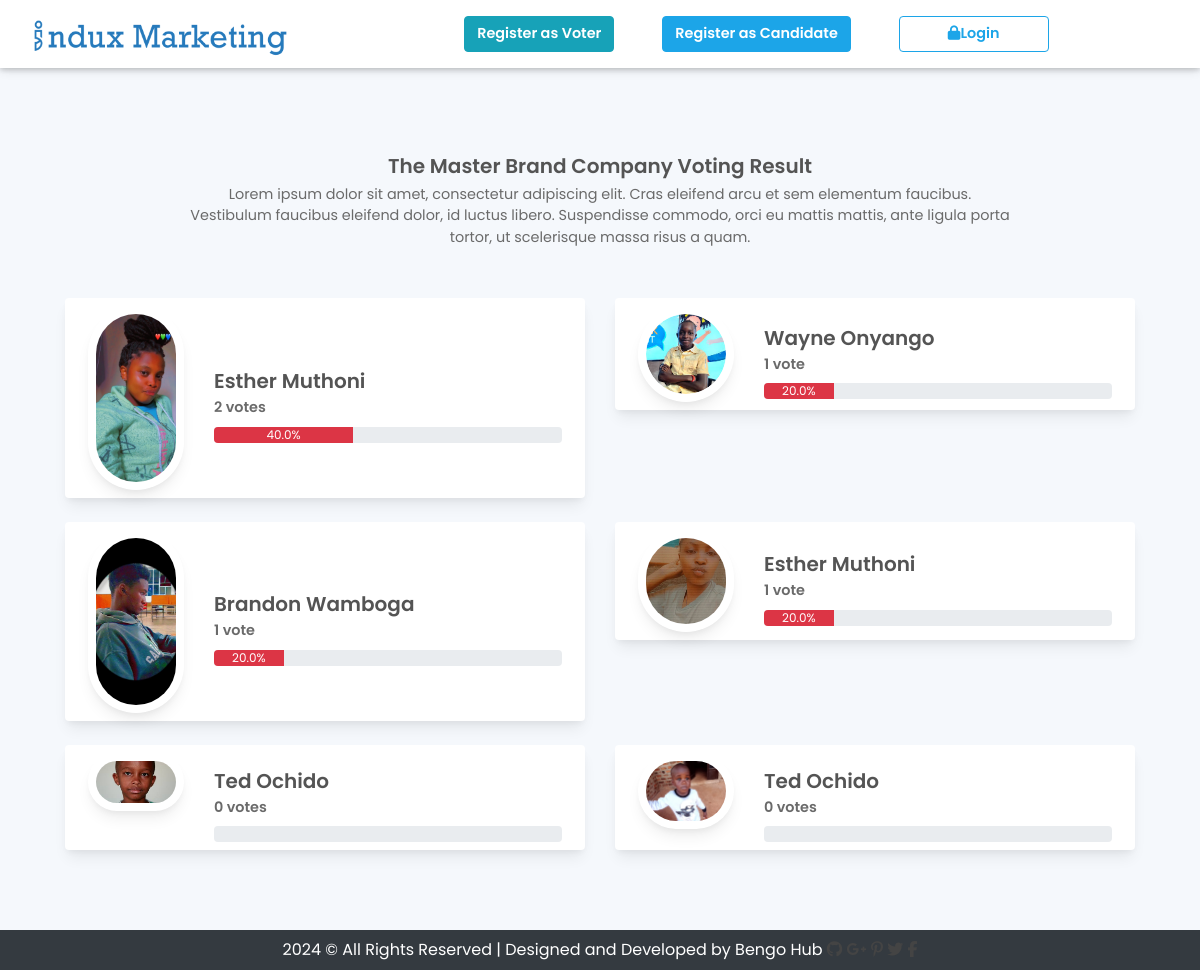
Page /result/ on the committed database.
### Accounts/models.py (models this page shows, shortened)
class Candidate(models.Model):
    user = models.ForeignKey(User, on_delete = models.CASCADE)
    post = models.ForeignKey("Post", on_delete=models.CASCADE, related_name="candidates")
    background_info = models.TextField()
    manifesto = models.TextField()
    photo = models.ImageField(upload_to = "Candidate/photo", null=True, blank=True)
    votes = models.ManyToManyField("Vote", null=True, blank=True)
    def display_photo(self):
        return self.photo.url if self.photo else '/static/assets/images/default.png'

### polls/views.py (the view)
# urls.py: path('result/', result, name='result'),
def result(request):
    candidates = Candidate.objects.all()
    candidates_with_percentage = []
    total_votes = Candidate.objects.aggregate(total_votes=Count('votes'))['total_votes']
    for candidate in candidates:
        candidate_votes = candidate.votes.count()
        percentage_of_votes = round((candidate_votes / total_votes) * 100 ,2)if total_votes > 0 else 0
        candidates_with_percentage.append({
            'candidate': candidate,
            'votes': candidate_votes,
            'percentage_of_votes': percentage_of_votes,
        })
    context = {
        'candidates_with_percentage': candidates_with_percentage,
    }
    return render(request, 'polls/result.html', context=context)

### polls/templates/polls/result.html (shortened to what this page needs)
{% extends 'core/base.html' %}
{% block content %}
    <div class="container py-5 big-padding">
        <div class="row section-title">
            <h2 class="fs-5 text-center">The Master Brand Company Voting Result</h2>
                <p>Lorem ipsum dolor sit amet, consectetur adipiscing elit. Cras eleifend arcu et sem elementum faucibus. Vestibulum faucibus eleifend dolor, id luctus libero. Suspendisse commodo, orci eu mattis mattis, ante ligula porta tortor, ut scelerisque massa risus a quam.</p>
        </div>
        <div class="row mb-5">
        {% for candidate_info in candidates_with_percentage %}
            <div class="col-md-6 mb-4">
                <div class="row shado-md p-2 m-0 rounded shadow-md bg-white">
                    <div class="col-md-3">
                        <img class="rounded-pill shadow-md p-2" src="{{ candidate_info.candidate.display_photo }}" alt="{{ candidate_info.candidate.full_name }}">
                    </div>
                    <div class="col-md-9 align-self-center">
                        <h4 class="mt-3 fs-5 mb-1 fw-bold">{{  candidate_info.candidate.user.first_name }} {{candidate_info.candidate.user.last_name}}</h4>
                        {% if candidate_info.votes == 1 %}
                        <p class="fs-8 mb-2 fw-bold">{{ candidate_info.votes }} vote</p>
                        {% else %}
                        <p class="fs-8 mb-2 fw-bold">{{ candidate_info.votes }} votes</p>
                        {% endif %}
                        <div class="progress">
                            <div class="progress-bar bg-danger" role="progressbar" aria-label="Example with label" style="width: {{ candidate_info.percentage_of_votes }}%;" aria-valuenow="{{candidate_info.percentage_of_votes}}%;" aria-valuemin="0" aria-valuemax="100">{{candidate_info.percentage_of_votes}}%</div>
                        </div>
                    </div>
                </div>
            </div>
        {% endfor %}
        </div>
    </div>
{% endblock content %}

### static/assets/css/style.css (style rules this page uses)
* { margin: 0px; padding: 0px; list-style: none; }
img { max-width: 100%; }
html, body { height: 100%; font-family: "Poppins"; }
p { margin-bottom: 0px; width: 100%; }
::placeholder { color: #747f8a !important; font-size: 13px; opacity: 0.5 !important; }
h1, h2, h3, h4, h5, h6 { color: #545454; }
body { background-color: #f5f8fc !important; -webkit-font-smoothing: antialiased; -moz-osx-font-smoothing: grayscale; text-rendering: optimizeLegibility; color: #6A6A6A; overflow-x: hidden; }
.section-title { padding: 30px; margin: 0px; margin-bottom: 20px; }
.section-title h2 { width: 100%; text-align: center; font-weight: 600; margin-bottom: 0px; }
.section-title p { max-width: 850px; text-align: center; float: none; margin: auto; font-size: 0.9rem; margin-top: 6px; }
.container { max-width: 1170px; }
.big-padding { padding: 50px; }
.shadow-md { box-shadow: 0 10px 15px -3px rgba(0, 0, 0, 0.07), 0 4px 6px -2px rgba(0, 0, 0, 0.05); }
.fs-8 { font-size: 0.9rem; }
.fw-bold { font-weight: 600 !important; }

### rows in the picture
Candidate: candidate.display_photo (picture), candidate.user.first_name "Esther", candidate.user.last_name "Muthoni", votes "2", percentage_of_votes "40.0"
Candidate: candidate.display_photo (picture), candidate.user.first_name "Wayne", candidate.user.last_name "Onyango", votes "1", percentage_of_votes "20.0"
Candidate: candidate.display_photo (picture), candidate.user.first_name "Brandon", candidate.user.last_name "Wamboga", votes "1", percentage_of_votes "20.0"
Candidate: candidate.display_photo (picture), candidate.user.first_name "Esther", candidate.user.last_name "Muthoni", votes "1", percentage_of_votes "20.0"
Candidate: candidate.display_photo (picture), candidate.user.first_name "Ted", candidate.user.last_name "Ochido", votes "0"
Candidate: candidate.display_photo (picture), candidate.user.first_name "Ted", candidate.user.last_name "Ochido", votes "0"
